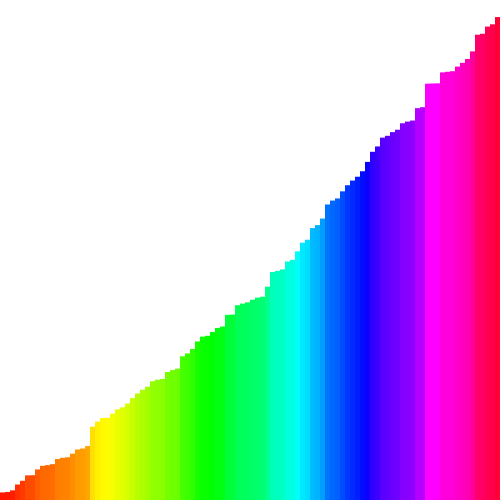
Frame 1 (no input)
Frame 60 (the mouse pressed at the canvas centre just before this capture): identical to frame 1, image omitted
Frame 120 (the mouse held since frame 60 and released just before this capture): identical to frame 1, image omitted

The Processing sketch that drew this single still picture (run headless with seeded random() and noise(); from frame 60 on, the mouse is pressed at the canvas centre):

// Processing sketch: Quicksort
// ── Quicksort.pde
//based on this site (en) https://en.wikipedia.org/wiki/Quicksort
//(jp)https://ja.wikipedia.org/wiki/%E3%82%AF%E3%82%A4%E3%83%83%E3%82%AF%E3%82%BD%E3%83%BC%E3%83%88
int n = 100;//number of values
float[] values = new float[n];
float w;

void setup(){
  size(500, 500);
  colorMode(HSB, 360, 100, 100);
  w = float(width)/n;
  for(int i=0; i<n; i++){
    values[i] = random(height);
  }
  quicksort(values, 0, values.length-1);
}

void draw(){
  background(360);
  noStroke();
  for(int i=0; i<n; i++){
    fill(map(values[i], 0, height, 0, 360), 100, 100);
    rect(i*w, height, w, -values[i]);
  }
}
//             target    ,start    ,end
void quicksort(float[] a, int left, int right){
  if(left < right){
    int i = left, j = right;
    float tmp;//use when exchange value
    float pivot = med3(a[i], a[i+(j-i)/2], a[j]);//(i+j)/2 will over flow
    while(true){
      while(a[i] < pivot) i++;//find point that a[i] >= pivot
      while(pivot < a[j]) j--;//find point that a[j] <= pivot
      if(i >= j)break;
      tmp = a[i]; a[i] = a[j]; a[j] = tmp;//exchange a[i], a[j]
      i++; j--;
    }
    quicksort(a, left, i - 1);//sort recursive
    quicksort(a, j + 1, right);//
  }
}

//returns intermediate value
float med3(float x, float y, float z){
  if (x < y) {
        if (y < z) return y; 
        else if (z < x) return x; 
        else return z;
    } else {
        if (z < y) return y; 
        else if (x < z) return x; 
        else return z;
    }
}
